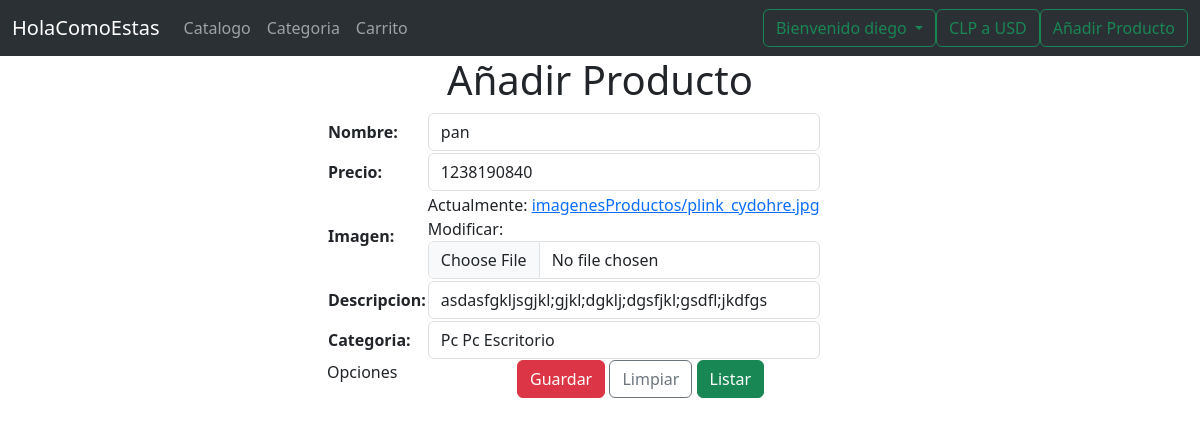
The app's page /market/editarProducto/21 (signed in) with its own data.
### market/models.py (models this page shows, shortened)
class Productos(models.Model):
    nombre = models.CharField(max_length=50)
    precio = models.CharField(max_length=10)
    imagen = models.FileField(upload_to='imagenesProductos/', null=True)
    descripcion = models.TextField()
    fecha_creacion = models.DateTimeField(auto_now_add=True)
    fecha_modificacion = models.DateTimeField(auto_now=True)
    Categoria = models.ForeignKey(Categoria, on_delete=models.CASCADE)

class Categoria(models.Model):
    nombre = models.CharField(max_length=50)
    descripcion = models.TextField()
    def __str__(self):
        return self.nombre + ' ' + self.descripcion

### market/views.py (the view)
# urls.py: path('editarProducto/<int:pk>', views.editarProducto, name='editarProducto'),
@login_required
def editarProducto(request, pk):
    context = {}
    try:
        item = Productos.objects.get(pk=pk)
        context['item'] = item
        context['form'] = ProductoForm(instance=item)
    except:
        context['error'] = 'Error al buscar el registro'
    return render(request, 'anadirProductoForm.html', context)

### market/forms.py
class ProductoForm(forms.ModelForm):
    class Meta:
        model = Productos
        fields = ['nombre', 'precio', 'imagen', 'descripcion', 'Categoria']
        labels = {
            'nombre': 'Nombre',
            'precio': 'Precio',
            'imagen': 'Imagen',
            'descripcion': 'Descripcion',
            'Categoria': 'Categoria'
        }
        widgets = {
            'nombre': forms.TextInput(attrs={
                'class': 'form-control',
                'placeholder': 'Ingrese el nombre del producto'
                }),
            'precio': forms.NumberInput(attrs={
                'class': 'form-control',
                'placeholder': 'Ingrese el precio del producto'
                }),
            'imagen': forms.ClearableFileInput(attrs={
                'class': 'form-control'
                }),
            'descripcion': forms.TextInput(attrs={
                'class': 'form-control',
                'placeholder': 'Ingrese la descripcion del producto'
                }),
            'Categoria': forms.Select(attrs={
                'class': 'form-control'
                })
        }

### market/templates/anadirProductoForm.html (shortened to what this page needs)
{% extends "plantillaBase.html" %}
{% block tituloPrincipal %}Añadir Producto {% endblock %}
{% block contenido %}
<form action="{% url 'anadirProductoForm' %}" method="post" enctype="multipart/form-data">
    <div class="row">
        <div class="col-12 col-md-7 offset-md-3">
            <table>
                {{form.as_table}}
            </table>
        </div>
    </div>
    <div class="row">
        <div class="col-12 col-md-2 offset-md-3">Opciones</div>
        <div class="col-12 col-md-5">
            <input type="submit" name="btnGuardar" class="btn btn-danger" value="Guardar">
            <input type="submit" name="btnLimpiar" class="btn btn-outline-secondary" value="Limpiar">
            <a href="{% url 'listarProductos' %}" class="btn btn-success">Listar</a>
        </div>
    </div>
</form>
    {% endblock %}

### market/templates/plantillaBase.html (shortened to what this page needs)
{% load static %}
<!DOCTYPE html>
<html lang="es">
<head>
    <link href="https://cdn.jsdelivr.net/npm/bootstrap@5.3.3/dist/css/bootstrap.min.css" rel="stylesheet"
>
</head>
<body>
    <header>
        <nav class="navbar navbar-expand-lg bg-body-tertiary" data-bs-theme="dark">
            <div class="container-fluid">
                <a class="navbar-brand" href="{% url 'index' %}">HolaComoEstas</a>
                <div class="collapse navbar-collapse" id="navbarSupportedContent">
                    <ul class="navbar-nav me-auto mb-2 mb-lg-0">
                        <li class="nav-item">
                            <a class="nav-link" href="{% url 'listarProductos' %}">Catalogo</a>
                        </li>
                        <li class="nav-item">
                            <a class="nav-link" href="{% url 'listarCategoria' %}">Categoria</a>
                        </li>
                        <li class="nav-item">
                            <a class="nav-link" href="{% url 'listarCarrito' %}">Carrito</a>
                        </li>
                    </ul>
                    {% if user.is_authenticated %}
                        <li class="nav-item dropdown btn btn-outline-success">
                            <a class="nav-link dropdown-toggle" href="#" id="navbarDropdown" role="button" data-bs-toggle="dropdown" aria-expanded="false">
                                Bienvenido {{ user.username }}
                            </a>
                        </li>
                    {% endif %}
                    <a class="btn btn-outline-success" id="boton-clp-usd" onclick="cambiar()">CLP a USD</a>
                    <a class="btn btn-outline-success" href="{% url 'anadirProductoForm' %}">Añadir Producto</a>
                </div>
            </div>
        </nav>
    </header>
    <div class="container">
        <h1 class="text-center">{% block tituloPrincipal %}{% endblock %}</h1>
        {% block contenido  %}{% endblock %}
    </div>
</body>
</html>

### records on screen
Productos: nombre "pan", precio "1238190840", descripcion "asdasfgkljsgjkl;gjkl;dgklj;dgsfjkl;gsdfl;jkdfgs", Categoria "Pc Pc Escritorio"

### other values on screen
{{ user.username }} "diego"
